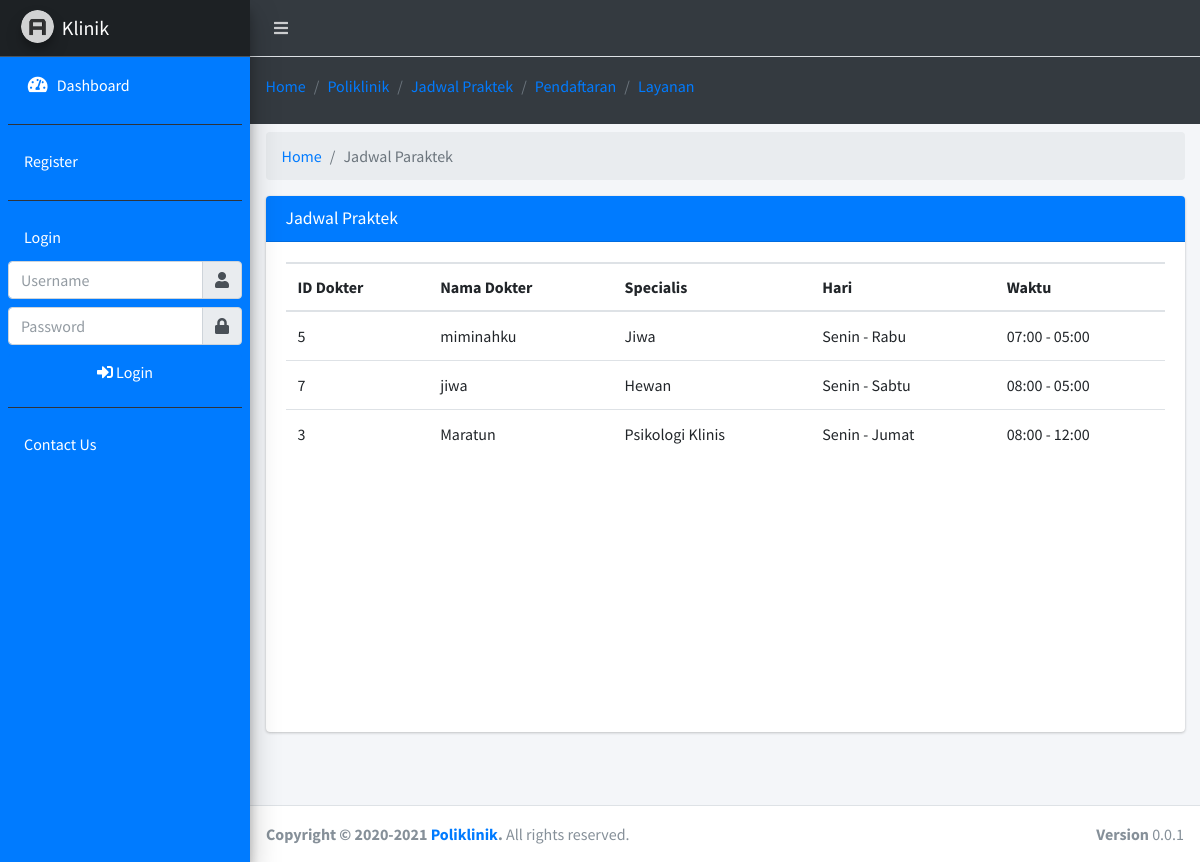
Screenshot of /?page=jadwal_praktek with the database file from the repository.
### tables this page shows
CREATE TABLE `tb_jadwal_praktek` (
  `id_jadwal_praktek` int(15) NOT NULL,
  `id_dokter` char(15) NOT NULL,
  `id_specialis` char(15) NOT NULL,
  `hari_awal` varchar(225) NOT NULL,
  `hari_akhir` varchar(225) NOT NULL,
  `waktu_buka` varchar(225) NOT NULL,
  `waktu_tutup` varchar(225) NOT NULL
);

CREATE TABLE `tb_dokter` (
  `id_dokter` int(11) NOT NULL,
  `id_user` char(15) NOT NULL,
  `id_specialis` char(15) NOT NULL
);

CREATE TABLE `tb_user` (
  `id_user` char(15) NOT NULL,
  `username` varchar(50) NOT NULL,
  `password` varchar(225) NOT NULL,
  `confirm_password` varchar(225) NOT NULL,
  `nama_user` varchar(30) NOT NULL,
  `jenis_kelamin` varchar(10) NOT NULL,
  `gol_darah` varchar(10) NOT NULL,
  `tempat_lahir` varchar(100) NOT NULL,
  `tanggal_lahir` varchar(225) NOT NULL,
  `agama` varchar(10) NOT NULL,
  `tgl_masuk` varchar(225) NOT NULL
);

CREATE TABLE `tb_specialis` (
  `id_specialis` char(15) NOT NULL,
  `specialis` varchar(50) NOT NULL
);

### home/jadwal_praktek.php (the view)
<div class="row mt-2">
	<div class="col-sm-12">
		<ol class="breadcrumb">
          <li class="breadcrumb-item"><a href="#">Home</a></li>
          <li class="breadcrumb-item active">Jadwal Paraktek</li>
        </ol>
	</div>
</div>
<div class="card">
	<div class="card-header bg-blue">
		<h5 class="card-title">Jadwal Praktek</h5>
	</div>
	<div class="card-body">
		<div class="row">
			<div class="col-sm-12">
				<div class="table-responsive p-0" style="height: 450px;">
					<table class="table table-head-fixed text-nowrap font-10">
						<thead>
							<tr>
								<th>ID Dokter</th>
								<th>Nama Dokter</th>
								<th>Specialis</th>
								<th>Hari</th>
								<th>Waktu</th>
							</tr>
						</thead>
						<tbody>
						<?php
						$sqls = mysqli_query($koneksi, "SELECT * FROM tb_jadwal_praktek X INNER JOIN tb_dokter Y ON y.id_dokter = x.id_dokter INNER JOIN tb_specialis z ON z.id_specialis = x.id_specialis INNER JOIN tb_user a ON a.id_user = y.id_user");
						while ($ds = mysqli_fetch_array($sqls)) { ?>
							<tr>
								<td><?= $ds['id_dokter']; ?></td>
								<td><?= $ds['nama_user']; ?></td>
								<td><?= $ds['specialis']; ?></td>
								<td><?= $ds['hari_awal']." - ".$ds['hari_akhir']; ?></td>
								<td><?= $ds['waktu_buka']." - ".$ds['waktu_tutup']; ?></td>
							</tr>
						<?php }
						?>
						</tbody>
					</table>
				</div>
			</div>
		</div>
	</div>
</div>

### rows the page displays
tb_jadwal_praktek: id_dokter.id_dokter "5", tb_user.nama_user "miminahku", id_specialis.specialis "Jiwa", hari_awal "Senin", hari_akhir "Rabu", waktu_buka "07:00", waktu_tutup "05:00"
tb_jadwal_praktek: id_dokter.id_dokter "7", tb_user.nama_user "jiwa", id_specialis.specialis "Hewan", hari_awal "Senin", hari_akhir "Sabtu", waktu_buka "08:00", waktu_tutup "05:00"
tb_jadwal_praktek: id_dokter.id_dokter "3", tb_user.nama_user "Maratun", id_specialis.specialis "Psikologi Klinis", hari_awal "Senin", hari_akhir "Jumat", waktu_buka "08:00", waktu_tutup "12:00"
